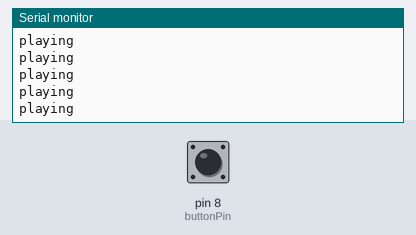
Bench run of a sketch on a simulated Arduino Uno, built with avr-gcc and run on an emulated ATmega328P. Shown: the last lines printed to the serial monitor. The inputs (shaded band) are chosen by the test bench; at power-on: pin 8 (buttonPin) LOW.

Above: at 1.2 s.
1.3 s: pin 8 (buttonPin) pulled HIGH for 0.15 s
At 1.9 s:
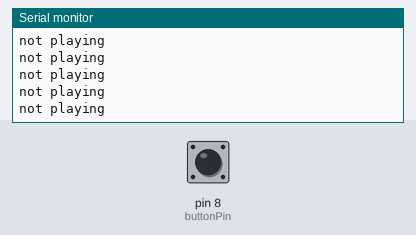
2.9 s: pin 8 (buttonPin) pulled HIGH for 1 s
6.9 s: pin 8 (buttonPin) pulled HIGH for 0.15 s
10.0 s: pin 8 (buttonPin) pulled HIGH for 1 s
At 10.9 s:
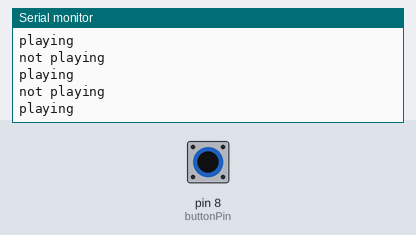
14.0 s: pin 8 (buttonPin) pulled HIGH for 3.2 s
At 15.0 s:
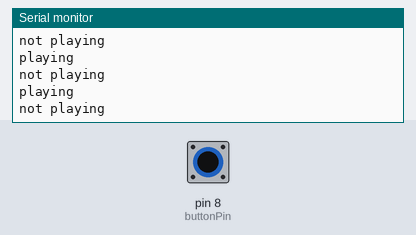
20.2 s: pin 8 (buttonPin) pulled HIGH for 0.15 s
At 21.2 s:
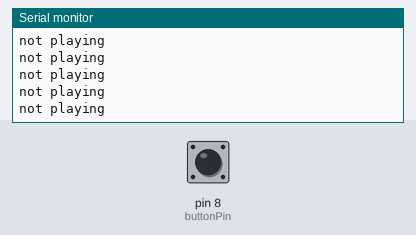

Measured:
- after the input at 1.3 s, the serial monitor: prints a new line after 0.08 s (image 1)

The sketch:

test_button.ino
```cpp
int buttonPin = 8;
void setup() {
  // put your setup code here, to run once:
  pinMode(8, INPUT);
  Serial.begin(9600);
}

int counter = 0;
boolean wasHigh = false;
void loop() {
  // put your main code here, to run repeatedly:
  if(digitalRead(8) == 1 && !wasHigh){
    counter++;
    wasHigh = false;
  }else if(digitalRead(8) == 0 && wasHigh){
    counter++;
    wasHigh = true;
  }
  if(counter % 2 == 1){
    Serial.println("not playing");
  }else{
    Serial.println("playing");
  }
//Serial.println(digitalRead(8));
//delay(1000);
}
```
